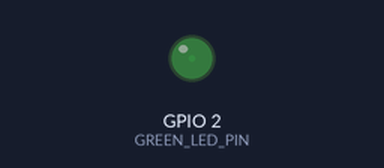
The program below on a simulated ESP32. Shown: output pins drawn as LEDs (lit = HIGH).

Above: at 0.05 s.
At 2.15 s:
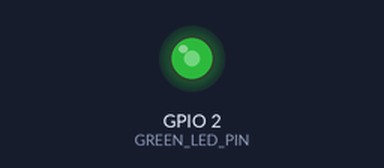
At 3.45 s:
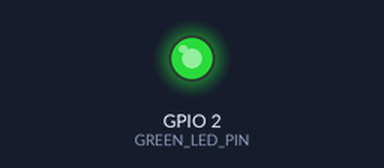
At 6.9 s:
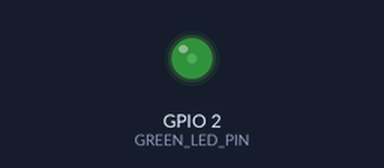
Timing chart, 0 to 10.0 s (numbered marks = the images above):
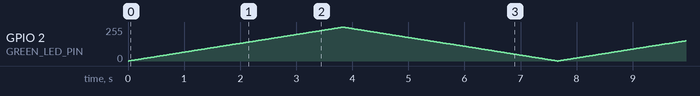

The program:

main.cpp
```cpp
// (licence header left out)
/* include headers */
#include <Arduino.h>

/* define led pin */
#define  GREEN_LED_PIN	2

/* set pwm frequency,channel and resolution */
#define PWM_FREQUENCY	5000
#define PWM_CHANNEL		0
#define PWM_RESOLUTION	8

uint8_t ui8DutyCycle;

void setup(){

	/* configure PWM functionalities */
	ledcSetup(PWM_CHANNEL,PWM_FREQUENCY,PWM_RESOLUTION);

	/* attach led pin to PWM */
	ledcAttachPin(GREEN_LED_PIN,PWM_CHANNEL);

}

void loop(){

	/* fadein */
	for(ui8DutyCycle=0;ui8DutyCycle<255;ui8DutyCycle++){
		ledcWrite(PWM_CHANNEL,ui8DutyCycle);
		delay(15);
	}

	/* fadeout */
	for(ui8DutyCycle=255;ui8DutyCycle>0;ui8DutyCycle--){
		ledcWrite(PWM_CHANNEL,ui8DutyCycle);
		delay(15);
	}
}
```
